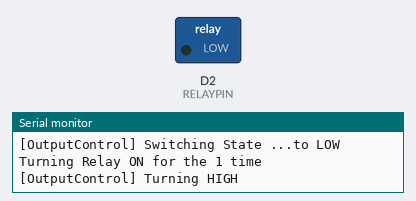
The sketch below on a simulated ESP8266 (NodeMCU). Parts: switched loads named in the sketch (green lamp = pin HIGH), the last lines printed to the serial monitor.

Above: at 23.5 s.
At 28.5 s:
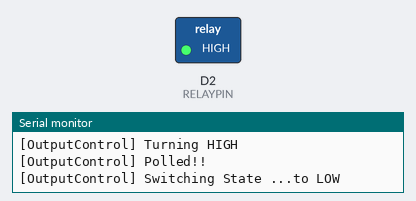
Timing chart, 0 to 35.0 s (numbered marks = the images above):
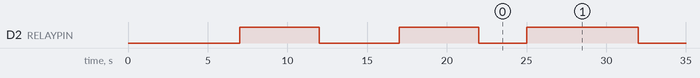

The sketch:

example.ino
```cpp
#include <Arduino.h>
#include <OutputControl.h>

#define RELAYPIN D2
#define RELAY_ACTIVATIONINTERVAL 10000


unsigned long lastMeasurementTime = 0;
unsigned long lastRelayActivation = 0;
unsigned long relayActivationInterval = 10000;
unsigned long on_Counter = 0;


OutputControl myRelay(RELAYPIN,false,true);


void setup(){
    Serial.begin(115200);
    Serial.println(F("Starting OutputControl Example"));
    delay(2000);

    Serial.println("Turning HIGH");
    myRelay.turnHigh();
    delay(5000);

    Serial.println("Turning LOW");
    myRelay.turnLow();
    delay(5000);

    Serial.println("Switching State");
    myRelay.switchState();
    delay(5000);

    Serial.println("Switching State Again");
    myRelay.switchState();
    delay(5000);

}


void loop(){
    //call this every loop
    myRelay.poll();

    if (millis()- lastRelayActivation > RELAY_ACTIVATIONINTERVAL ){
        on_Counter++;
        Serial.printf("Turning Relay ON for the %lu time\n", on_Counter);
        lastRelayActivation = millis();
        myRelay.turnHigh(3000);
    }

}
```

OutputControl.h
```cpp
/*
Simple library for controlling an Output without blocking the code execution.
Possibility to handle Reverse Polarity Pin (eg. to use with PNP transistor)


João Costa - São João da Azenha, 1 Feb 2020
*/

#ifndef OUTPUT_CONTROL_H
#define OUTPUT_CONTROL_H
#include <Arduino.h>
#include <functional>

typedef std::function<void(void)> GeneralVoidFunction;

typedef struct{
        int pin;
        int isRevPolarity;
        int isHigh;
    }GeneralPin_t;

class OutputControl
{
public:
    //constructor
    OutputControl (int pin, bool startLow = true, bool isReverePolarity = false);
    //switches current state of GPIO
    void switchState();
    //turns output HIGH. Possibility to pass a timeout to switch back to LOW
    bool turnHigh(unsigned long delayToLow = 0);
    //turns output LOW. Possibility to pass a timeout to switch back to HIGH
    bool turnLow(unsigned long delayToHigh = 0);

    //to call on each loop
    bool poll();

    bool isHigh();


private:
    GeneralPin_t _myPin;

    unsigned long _delayToSwitch = 0;

    unsigned long _lastSwitchingTime = 0;


};


#endif
```

Measured:
- by itself, D2 (RELAYPIN): goes LOW 5.0 s, HIGH 5.0 s, 10 × (LOW 3.0 s, HIGH 7.0 s), LOW 3.0 s, then HIGH
